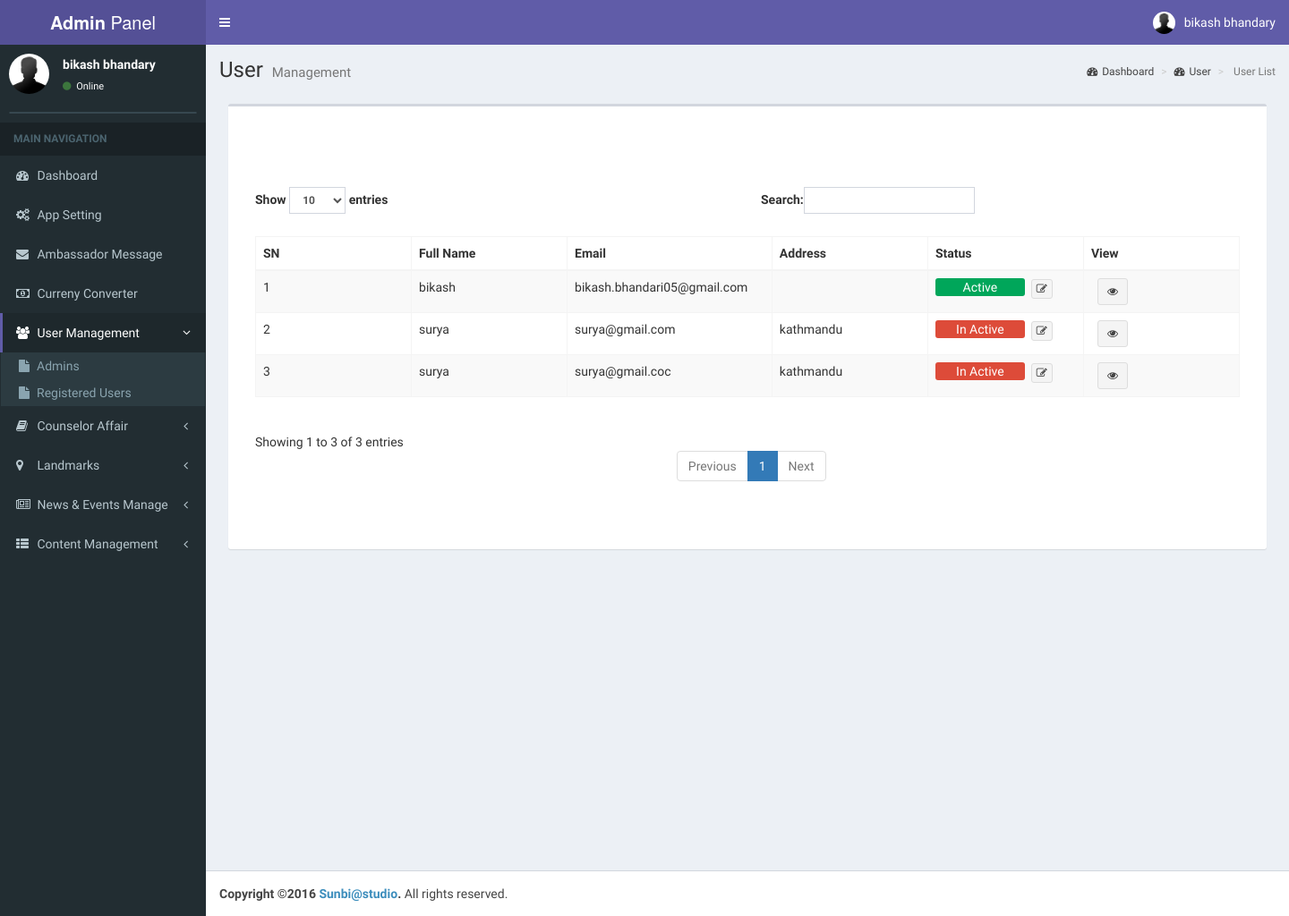
Screenshot of /admin/user (signed in) with the database file from the repository.
### tables this page shows
CREATE TABLE `default_users` (
  `id` int(11) NOT NULL,
  `full_name` varchar(100) NOT NULL,
  `email` varchar(100) NOT NULL,
  `password` varchar(255) NOT NULL,
  `address` text NOT NULL,
  `password_reset_code` varchar(200) DEFAULT NULL,
  `status` enum('0','1') NOT NULL,
  `last_login` datetime NOT NULL,
  `email_varified_link` varchar(255) NOT NULL,
  `is_varified` enum('0','1') NOT NULL,
  `photo` varchar(100) NOT NULL,
  `created_at` datetime NOT NULL,
  `updated_at` datetime NOT NULL
);

### application/libraries/Template.php (called while the page is built, shortened)
<?php
class Template {
    var $template_data = array();
    function set($name, $value)
    {
        $this->template_data[$name] = $value;
    }
    function load($template = '', $view = '', $view_data = array(), $return = FALSE)
     {
        $this->CI = & get_instance();
        $this->set('header', $this->CI->load->view('templates/header', $view_data, TRUE));
        $this->set('left_nav', $this->CI->load->view('templates/left_nav', $view_data, TRUE));
        $this->set('content', $this->CI->load->view($view, $view_data, TRUE));
        return $this->CI->load->view($template, $this->template_data, $return);
    }
}

### application/modules/admin/controllers/User.php (called while the page is built, shortened)
<?php
class User extends CI_Controller
{
	private $module='User Management';
    private $title='Users Manage';
    private $nav = 'users';
	public function index()
	{
		$data['nav']=$this->nav;
        $data['title']=$this->title;
        $data['table_name']='<strong>Users</strong> List';
        $data['button_action']='admin/user/create';
        $data['button']='Add News';
        $data['breadcrumb']=array('Dashboard'=>'Dashboard',$this->module=>'User',' User List'=>'');
        $data['view']=base_url().'admin/user/view/';
        $data['delete']=base_url().'admin/user/delete/';
        $data['fields']=array('SN','Full Name','Email','Address','Status','View');
        $records=$this->user_model->getAllUsers();
        if(FALSE!=$records):
            $records=check_status($records);
        endif;
        $data['datas']=$records;
        $this->template->load('template','view_users',$data);
	}
}

### index.php (called while the page is built, shortened)
<?php
require_once BASEPATH.'core/CodeIgniter.php';

### application/modules/admin/models/User_model.php (called while the page is built, shortened)
<?php
class User_model extends CI_Model
{
	public function getAllUsers()
	{
		$query=$this->db->select('id,full_name,email,address,status')
		->from('users')
		->order_by('created_at','DESC')
		->get();
        $result=$query->result();
		return (isset($result) && !empty($result))? $result:array();
	}
}

### application/modules/admin/views/view_users.php (the view, shortened to what this page needs)
<div class="content-wrapper">
  <section class="content-header">
    <h1>
      User
      <small>Management</small>
    </h1>
    <ol class="breadcrumb">
    <?php foreach($breadcrumb as $key => $value):?>
      <?php if($value==''):   ?>
         <li class="active"><?= ucfirst($key) ?></li>
       <?php else:  ?>
      <li><a href="<?php echo base_url();?>admin/<?php echo $value; ?>"><i class="fa fa-dashboard"></i><?= $value ?></a></li>
    <?php endif; ?>
    <?php endforeach; ?>
    </ol>
  </section>
  <section class="content">
    <div class="row">
      <div class="col-xs-12">
        <div class="box">
          <div class="box-header">
          </div>
          <div class="box-body">
            <br/>
            <div id="example1_wrapper" class="dataTables_wrapper form-inline dt-bootstrap">
            <div class="row"></div><div class="row"><div class="col-sm-12">
            <table id="example1" class="table table-bordered table-striped dataTable" role="grid" aria-describedby="example1_info">
              <thead>
                <tr role="row">
                <?php foreach ($fields as $field)
                 {
                  echo '<th class="sorting_asc" tabindex="0" aria-controls="example1" rowspan="1" colspan="1" aria-sort="ascending" aria-label="Rendering engine: activate to sort column descending" style="width: 177px;">'.$field.'</th>';
                 }
                  ?>
                </tr>
              </thead>
              <tbody>
                <?php $i=1; foreach($datas as $data):  ?>
                 <tr role="row" class="odd">
                 <td class="sorting_1"><?= $i++; ?></td>
                 <td><?= $data->full_name; ?></td>
                  <td><?=  $data->email;?></td>
                  <td><?= $data->address; ?></td>
                  <?php if($data->status=='In Active'){?>
                  <td><span class="bg-red" style="text-align:center;width:100px; display:inline-block;border-radius: 3px"><?= $data->status;?></span> &nbsp;<a onclick="return confirm('Do you want to activate this account?')" href="<?php echo base_url();?>admin/user/activate/<?= $data->id; ?>" class="btn btn-default btn-xs"><i class="fa fa-pencil-square-o" aria-hidden="true"></i></a></td>
                   <?php } else if($data->status=='Active') { ?>
                   <td><span class="bg-green" style="text-align:center;width:100px; display:inline-block;border-radius: 3px"><?= $data->status;?></span> &nbsp;<a onclick="return confirm('Do you want to deactivate this account?')" href="<?php echo base_url();?>admin/user/deactivate/<?= $data->id; ?>" class="btn btn-default btn-xs"><i class="fa fa-pencil-square-o" aria-hidden="true"></i></a></td>
                   <?php } ?>
                  <td>
               &nbsp; <a href="javascript:void()" class="btn btn-default btn-sm user_detail" title="View Details" data-id="<?php echo $data->id; ?>"><i class="fa fa-eye"></i></a>
                 </td>
               </tr>
               <?php endforeach; ?>
             </tbody>
            </table>
            </div>
            </div>
            <div class="row"><div class="col-sm-7"><div class="dataTables_paginate paging_simple_numbers" id="example1_paginate"></div></div>
            </div>
            </div>
          </div>
        </div>
      </div>
    </div>
  </section>
</div>

### application/modules/admin/views/templates/header.php (shortened to what this page needs)
<body class="hold-transition skin-purple sidebar-mini">
   <div class="wrapper">
        <header class="main-header">
       <a href="<?php  echo base_url('admin/dashboard');?>" class="logo">
         <span class="logo-lg"><b>Admin</b> Panel</span>
       </a>
       <nav class="navbar navbar-static-top" role="navigation">
         <a href="#" class="sidebar-toggle" data-toggle="offcanvas" role="button">
         </a>
         <div class="navbar-custom-menu">
           <ul class="nav navbar-nav">
             <?php
             $fullname=$this->session->userdata('admin_user')['fname'].' '.$this->session->userdata('admin_user')['lname'];
             ?>
             <li class="dropdown user user-menu">
               <a href="#" class="dropdown-toggle" data-toggle="dropdown">
                 <img src="<?php echo base_url();?>assets/dist/img/user2-160x160.jpg" class="user-image" alt="User Image">
                 <span class="hidden-xs"><?php if($fullname!=''){  echo $fullname;} ?></span>
               </a>
             </li>
           </ul>
         </div>
       </nav>
     </header>

### application/modules/admin/views/templates/left_nav.php (shortened to what this page needs)
<?php if($nav!=""){$nav=$nav;
}else
{
  $nav="";
}
?>
    <aside class="main-sidebar">
      <section class="sidebar">
        <div class="user-panel">
          <div class="pull-left image">
            <img src="<?php echo base_url();?>assets/dist/img/user2-160x160.jpg" class="img-circle" alt="User Image">
          </div>
          <?php
            $fullname=$this->session->userdata('admin_user')['fname'].' '.$this->session->userdata('admin_user')['lname'];
            ?>
          <div class="pull-left info">
            <p><?php if($fullname!=''){  echo $fullname;}else {echo "Admin";} ?></p>
            <a href="#"><i class="fa fa-circle text-success"></i> Online</a>
          </div>
        </div>
        <form action="#" method="get" class="sidebar-form">
        </form>
        <ul class="sidebar-menu">
          <li class="header">MAIN NAVIGATION</li>
          <li class="<?php if($nav=='dashboard') echo 'active';?> treeview">
            <a href="<?= base_url('admin/dashboard'); ?>">
              <i class="fa fa-dashboard"></i> <span>Dashboard</span>
            </a>
          </li>
          <li class="<?php if($nav=='settings'){echo "active";}?> treeview">
            <a href="<?php echo base_url('admin');?>/settings">
              <i class="fa fa-gears"></i>
              <span>App Setting</span>
            </a>
          </li>
          <li class="<?php if($nav=='msg'){echo "active";}?> treeview">
            <a href="<?php echo base_url('admin');?>/ambassador">
              <i class="fa fa-envelope"></i>
              <span>Ambassador Message</span>
            </a>
          </li>
          <li class="<?php if($nav=='currency') echo 'active';?> treeview">
            <a href="<?php echo base_url('admin')?>/currency">
              <i class="fa fa-money" aria-hidden="true"></i>
              <span>Curreny Converter</span>
            </a>
          </li>
          <li class="<?php if($nav=='users'){echo "active";}?> treeview">
            <a href="#">
              <i class="fa fa-users"></i>
              <span>User Management</span>
              <i class="fa fa-angle-left pull-right"></i>
            </a>
            <ul class="treeview-menu">
              <?php if($this->session->userdata('admin_user')['role']=='superadmin'){  ?>
          <li><a href="<?php echo base_url('admin/user/admin_user');?>"><i class="fa fa-file"></i>Admins</a></li>
          <?php } ?>
          <li><a href="<?php echo base_url('admin/user');?>"><i class="fa fa-file"></i>Registered Users</a></li>
             </ul>
          </li>
          <li class="<?php if($nav=='con_affair') echo 'active';?> treeview">
            <a href="#">
              <i class="fa fa-book"></i>
              <span>Counselor Affair</span>
              <i class="fa fa-angle-left pull-right"></i>
            </a>
           </li>
           <li class="<?php if($nav=='landmark') echo 'active';?> treeview">
            <a href="#">
              <i class="fa fa-map-marker"></i>
              <span>Landmarks</span>
              <i class="fa fa-angle-left pull-right"></i>
            </a>
           </li>
         <li class="<?php if($nav=='news') echo 'active';?> treeview">
            <a href="#">
              <i class="fa fa-newspaper-o"></i>
              <span>News & Events Manage</span>
              <i class="fa fa-angle-left pull-right"></i>
            </a>
         </li>
          <li class="<?php if($nav=='page') echo 'active';?> treeview">
            <a href="#">
              <i class="fa fa-th-list"></i>
              <span>Content Management</span>
              <i class="fa fa-angle-left pull-right"></i>
            </a>
          </li>
        </ul>
      </section>
    </aside>

### application/modules/admin/views/templates/head.php (style rules this page uses)
div.row { padding: 10px; }
.header { background-color:#605ca8; color: #FFF; font-weight: bold; }

### rows the page displays
default_users: full_name "bikash bhandary", full_name "bikash", email "bikash.bhandari05@gmail.com", status "Active"
default_users: full_name "surya", email "surya@gmail.com", address "kathmandu", status "In Active"
default_users: full_name "surya", email "surya@gmail.coc", address "kathmandu", status "In Active"

### other values shown
$value "Dashboard"
$value "User"
$key "User List"
$field "SN"
$field "Full Name"
$field "Email"
$field "Address"
$field "Status"
$field "View"
